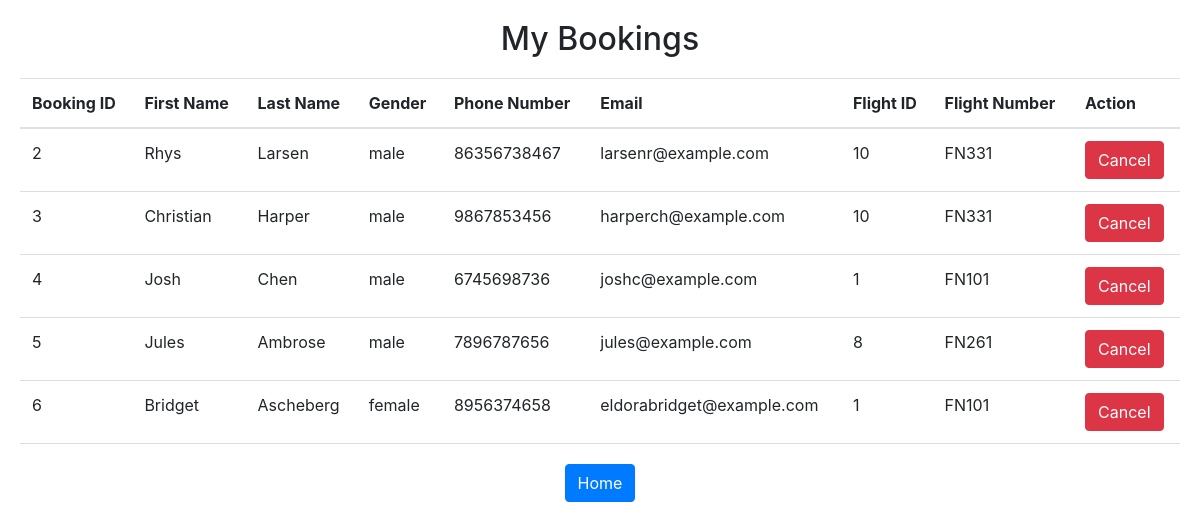
The app's page /mybookings (signed in), older data.
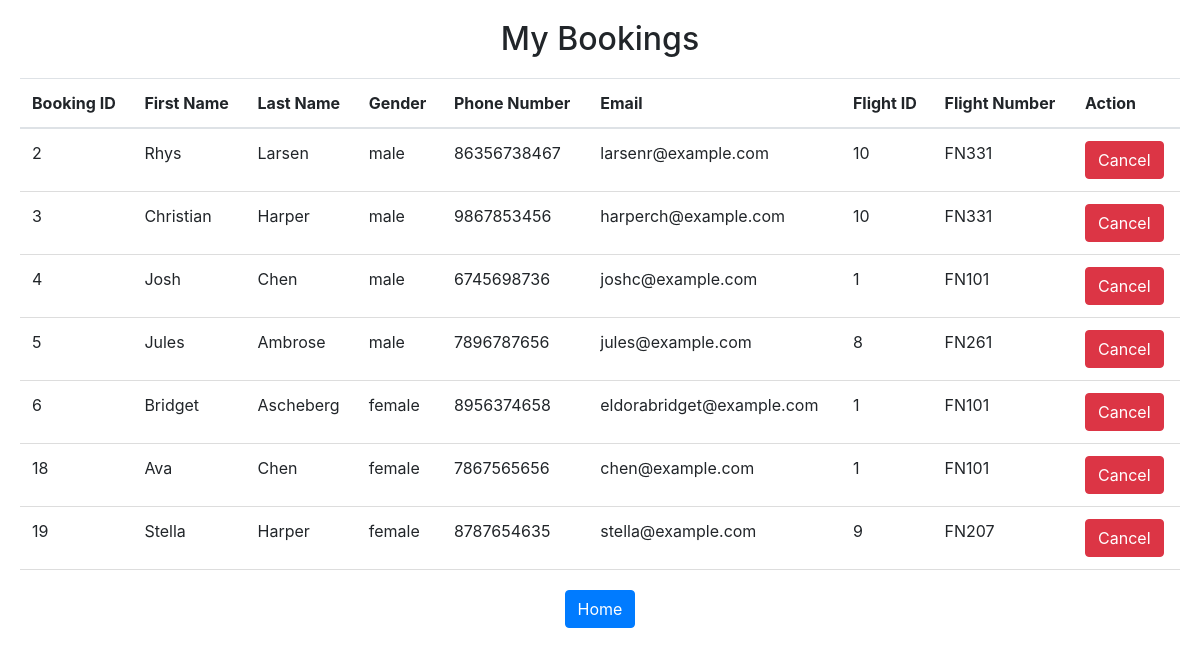
The same page, newer data.
### tables this page shows
CREATE TABLE "bookings" (
    booking_id INTEGER PRIMARY KEY AUTOINCREMENT,
    first_name VARCHAR(100) NOT NULL,
    last_name VARCHAR(100) NOT NULL,
    gender VARCHAR(10) NOT NULL,
    phone_number VARCHAR(20) NOT NULL,
    email_id VARCHAR(100) NOT NULL,
    flight_id INTEGER NOT NULL,
    flight_number VARCHAR(10),
username VARCHAR(50),
FOREIGN KEY (flight_id) REFERENCES flights (flight_id),
FOREIGN KEY (username) REFERENCES users(username));

### user.py (the view)
@user_routes.route('/mybookings')
def my_bookings():
    username = session.get('username')
    print(username)
    conn = sqlite3.connect('flightreservationdb.db')
    cursor = conn.cursor()
    cursor.execute("SELECT * FROM bookings WHERE username = ?", (username,))
    bookings = cursor.fetchall()
    conn.close()
    return render_template('user/mybookings.html', bookings=bookings)

### templates/user/mybookings.html (shortened to what this page needs)
<!DOCTYPE html>
<html lang="en">
<head>
    <link rel="stylesheet" href="https://stackpath.bootstrapcdn.com/bootstrap/4.5.0/css/bootstrap.min.css">
</head>
<body>
    <h2>My Bookings</h2>
    <table class="table">
        <thead>
            <tr>
                <th>Booking ID</th>
                <th>First Name</th>
                <th>Last Name</th>
                <th>Gender</th>
                <th>Phone Number</th>
                <th>Email</th>
                <th>Flight ID</th>
                <th>Flight Number</th>
                <th>Action</th>
            </tr>
        </thead>
        <tbody>
            {% for booking in bookings %}
            <tr>
                <td>{{ booking[0] }}</td>
                <td>{{ booking[1] }}</td>
                <td>{{ booking[2] }}</td>
                <td>{{ booking[3] }}</td>
                <td>{{ booking[4] }}</td>
                <td>{{ booking[5] }}</td>
                <td>{{ booking[6] }}</td>
                <td>{{ booking[7] }}</td>
                <td>
                    <form action="/user/cancelticket/{{ booking[0] }}" method="POST">
                        <button type="submit" class="btn btn-danger">Cancel</button>
                    </form>
                </td>
            </tr>
            {% endfor %}
        </tbody>
    </table>
    <div class="center">
        <a href="/user/home" class="btn btn-primary">Home</a>
    </div>
</body>
</html>

### templates/user/mybookings.html (style rules this page uses)
body { padding: 20px; }
h2 { text-align: center; margin-bottom: 20px; }
table { width: 100%; border-collapse: collapse; }
th, td { padding: 8px; text-align: left; border-bottom: 1px solid #ddd; }
.center { display: flex; justify-content: center; margin-top: 20px; }

Row changes from the older to the newer data that the page shows:
added bookings: booking_id "18", first_name "Ava", last_name "Chen", gender "female", phone_number "7867565656", email "chen@example.com", flight "1", flight_number "FN101"
added bookings: booking_id "19", first_name "Stella", last_name "Harper", gender "female", phone_number "8787654635", email "stella@example.com", flight "9", flight_number "FN207"
